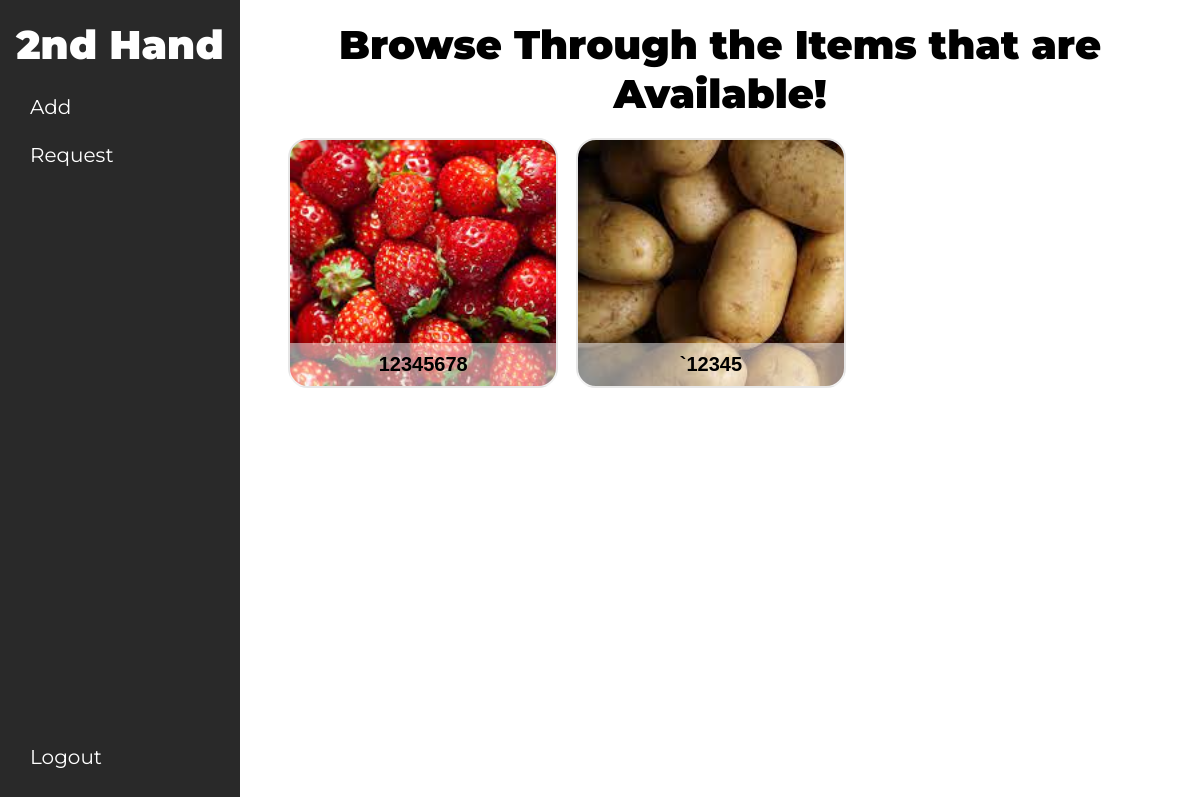
/marketplace, run on the app's committed database.
### app/models.py (models this page shows)
class Item(models.Model):
    condition_choices = [
        ("Brand New", "Brand New"),
        ("Open Box", "Open Box"),
        ("Used", "Used"),
        ("Not Working", "Not Working"),
        ]
    poster = models.CharField(max_length=265,)
    code = models.CharField(max_length=12)
    status = models.BooleanField(default=True)
    title = models.CharField(max_length=265)
    condition = models.CharField(max_length=128, choices=condition_choices)
    location = models.CharField(max_length=128)
    description = models.CharField(max_length=2048)
    def __str__(self):
        return f"{self.code} : {self.status} : {self.title}"

class Image(models.Model):
    code = models.CharField(max_length=12, default="empty")
    image = models.ImageField(null=True, blank=True)
    def __str__(self):
        return f"{self.code}"

### app/views.py (the view)
# urls.py: path("marketplace", views.marketplace, name="marketplace"),
def marketplace(request):
	itemdb = Item.objects.filter(status=True)
	codes = []
	items = []
	for item in itemdb:
		if item.code not in items:
			items.append(item)
		else:
			pass
	db = []
	for item in itemdb:
		code = item.code
		img = Image.objects.filter(code=code).first()
		db.append([item, img])
	print(db)
	images = Image.objects.values("code").distinct()
	n = range(len(items))
	imgdb = Image.objects.all()
	print(imgdb)
	return render(request, "marketplace.HTML", {
		"items":items, "images":images, "n":n, "imgdb":imgdb, "db":db
		})

### app/templates/marketplace.html (shortened to what this page needs)
<!DOCTYPE html>
<html>
<head>
	<link rel="stylesheet" href="../static/style.css">
</head>
<body>
	<nav class="sidebar" >
		<h1 class="bold" style="color: white; position: absolute; top: 20px;">2nd Hand</h1>
		<a href="add_item" class="sidebuttons" style="top: 80px; text-decoration: none;"><p style="margin-left: 30px; padding-top: 15px;">Add</p></a>
		<button class="sidebuttons" style="top: 130px;"><p style="margin-left: 30px;">Request</p></button>
		<a href="/" class="sidebuttons" style="bottom: 20px; position: absolute; display: block; text-decoration: none;"><p style="margin-left: 30px; padding-top: 15px;">Logout</p></a>
	</nav>
	<main>
		<h1 class="bold" style="color: black; text-align: center; margin: auto; margin-top: 20px;">Browse Through the Items that are Available!</h1>
		<div class="itemslist">
			{% for i in db %}
				<a href="/item_code/{{ i.0.code }}" class="items" style="background-image: url({{ i.1.image.url }}); background-size: cover; position: relative;">
					<p style="text-align: center; font-size: 20px; padding-top: 10px; padding-bottom: 10px; font-weight: 900; font-family: Arial; background-color: rgba(255, 255, 255, 0.5); bottom: 0; position: absolute; width: 100%; color: black;">{{ i.0.title }}</p>
				</a>
			{% endfor %}
		</div>
		<div style="height: 50px;"></div>
	</main>
</body>
</html>

### app/static/style.css (style rules this page uses)
:root { --primary-colour: #FF4B2B; --secondary-colour:#FF416C; }
* { box-sizing: border-box; border: 0; margin: 0; padding: 0; }
.sidebar { width: 20%; background-color: #292929; height: 100vh; display: flex; flex-direction: column; justify-content: center; align-items: center; position: relative; float: left; }
.bold { font-weight: 900; font-size: 40px; font-family: 'Montserrat', sans-serif; }
.sidebuttons { width: 100%; height: 50px; color: white; font-size: 20px; font-family: 'Montserrat', sans-serif; text-align:left; background-color: transparent; position: absolute; }
main { width: 80%; float: right; overflow: scroll; height: 100vh; }
.itemslist { width: 90%; margin: auto; margin-top: 20px; display: grid; grid-template-columns: 31.3% 31.3% 31.3%; grid-auto-rows: 250px; column-gap: 2%; row-gap: 20px; }
.items { width: 100%; border-radius: 20px; background-color: white; display: block; border: solid 2px #e6e6e6; cursor: pointer; }

### data on the page
Item: image (picture), title "12345678"
Item: image (picture), title "`12345"
